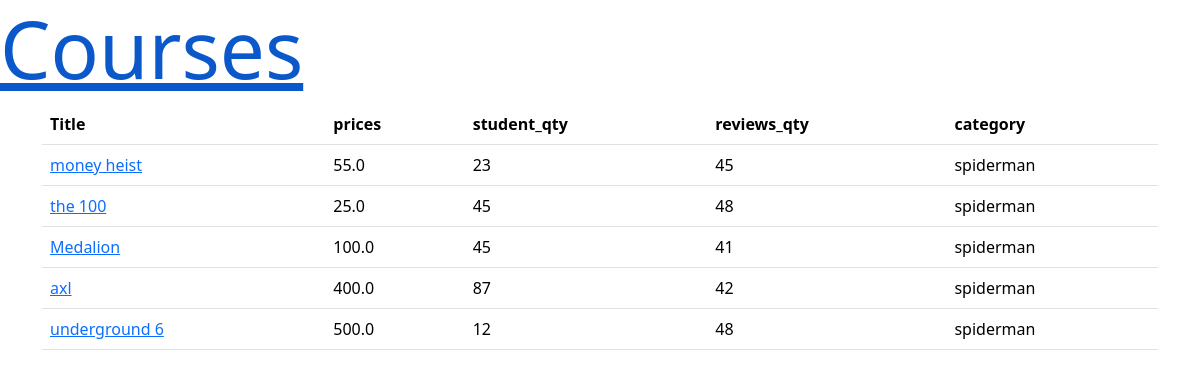
The app's page /shop/ with its own data.
### shop/models.py (models this page shows, shortened)
class Course(models.Model):
    title = models.CharField(max_length=255)
    price = models.FloatField()
    student_qty = models.IntegerField()
    reviews_qty = models.IntegerField()
    category = models.ForeignKey(Category,on_delete=models.CASCADE)

class Category(models.Model):
    title = models.CharField(max_length=255)
    pub_date  = models.DateTimeField(default=timezone.now)
    def __str__(self):
        return (self.title)

### shop/views.py (the view)
# urls.py: path('',views.index,name='index'),
def index(request,):
    courses = Course.objects.all()
    return render(request,'shop/course.html',{'courses':courses,})

### templates/shop/course.html
{% extends "base.html" %}
{%block content%}
    <table class="table table-hover">
        <thead>
            <tr>
                <th>Title</th>
                <th>prices</th>
                <th>student_qty</th>
                <th>reviews_qty</th>
                <th>category</th>
            </tr>
        </thead>
        <tbody>
            {%for course in courses%}
            <tr>
                <td><a href={% url "shop:single_course" course.id %}>{{course.title}}</a></td>
                <td>{{course.price}}</td>
                <td>{{course.student_qty}}</td>
                <td>{{course.reviews_qty}}</td>
                <td>{{course.category}}</td>
            </tr>
            {%endfor%}
        </tbody>
    </table>
{%endblock%}

### templates/base.html (shortened to what this page needs)
<!DOCTYPE html>
<html lang="en">
<head>
    <link rel="stylesheet" href="https://cdn.jsdelivr.net/npm/bootstrap@5.3.3/dist/css/bootstrap.min.css">
</head>
<body>
    <a href={% url "shop:index" %}><h1 class='display-1'>Courses</h1></a>
    <main class= 'container'>
        {%block content%}
        {%endblock%}
    </main>
</body>
</html>

### records on screen
Course: title "money heist", price "55.0", student_qty "23", reviews_qty "45", category "spiderman"
Course: title "the 100", price "25.0", student_qty "45", reviews_qty "48", category "spiderman"
Course: title "Medalion", price "100.0", student_qty "45", reviews_qty "41", category "spiderman"
Course: title "axl", price "400.0", student_qty "87", reviews_qty "42", category "spiderman"
Course: title "underground 6", price "500.0", student_qty "12", reviews_qty "48", category "spiderman"
